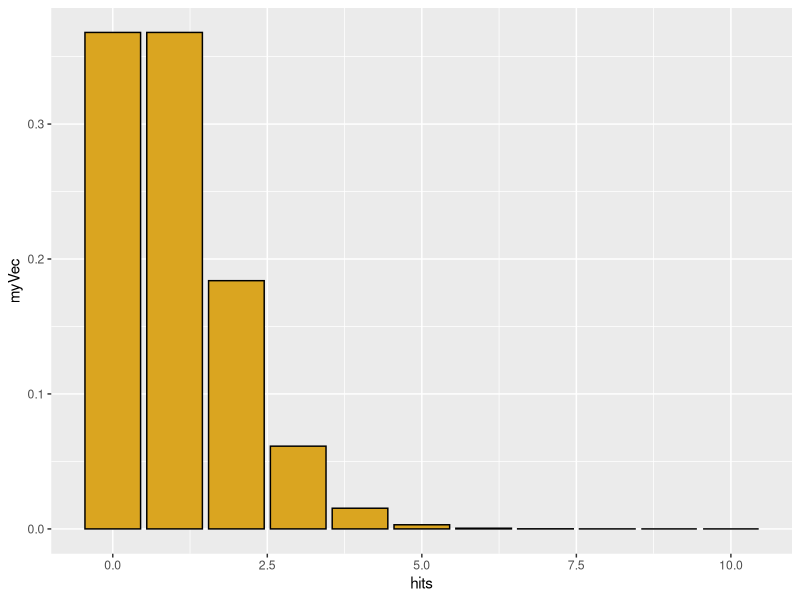
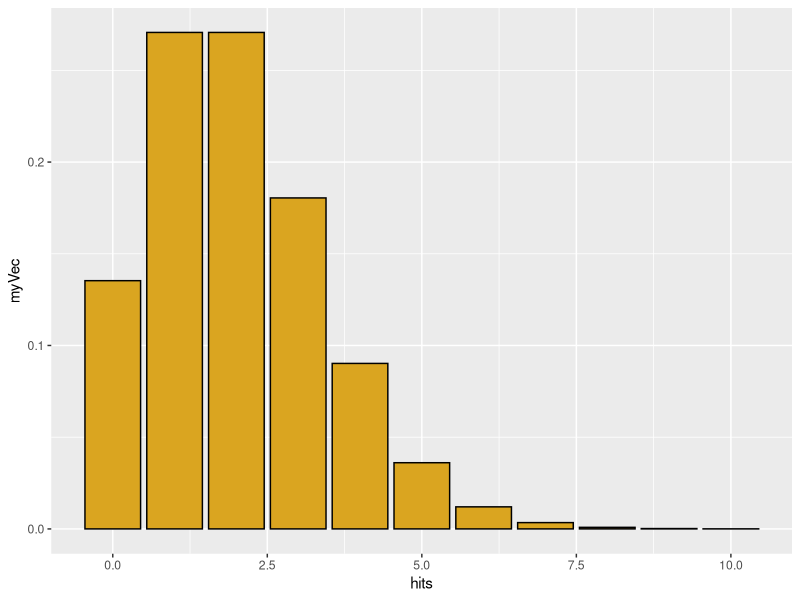
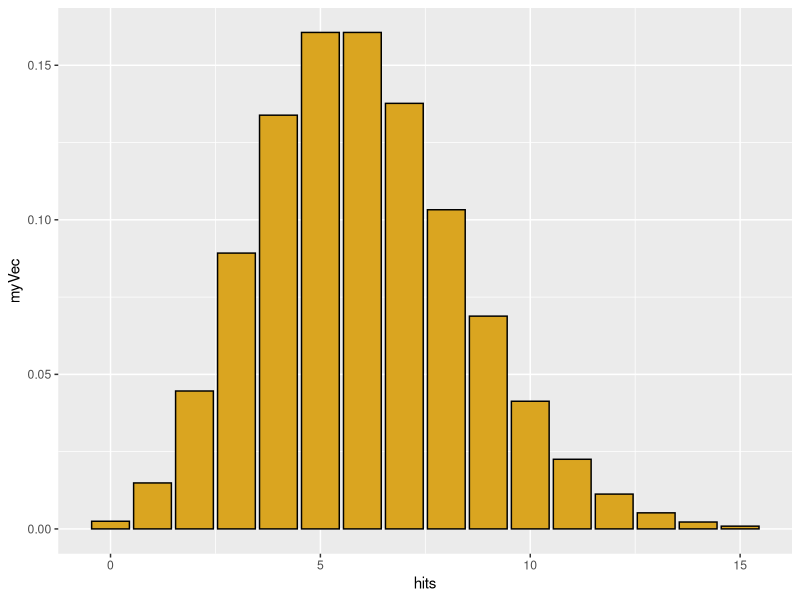
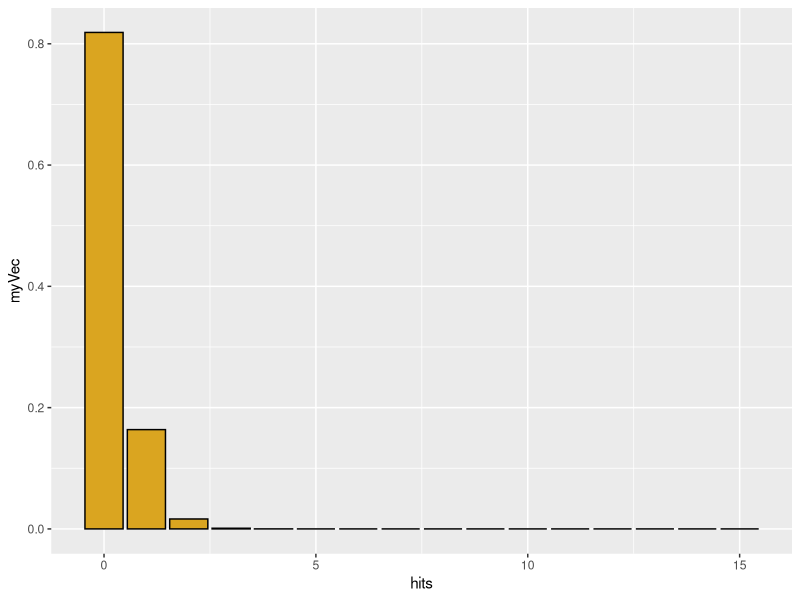
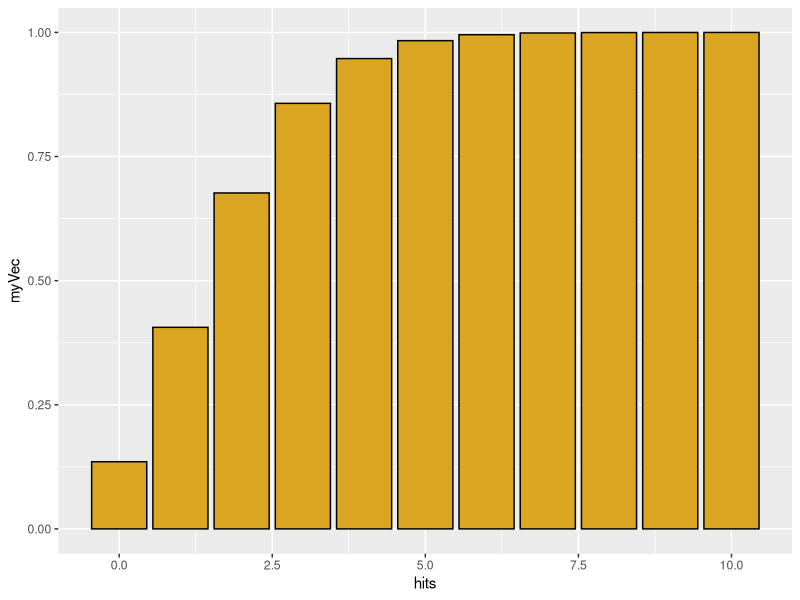
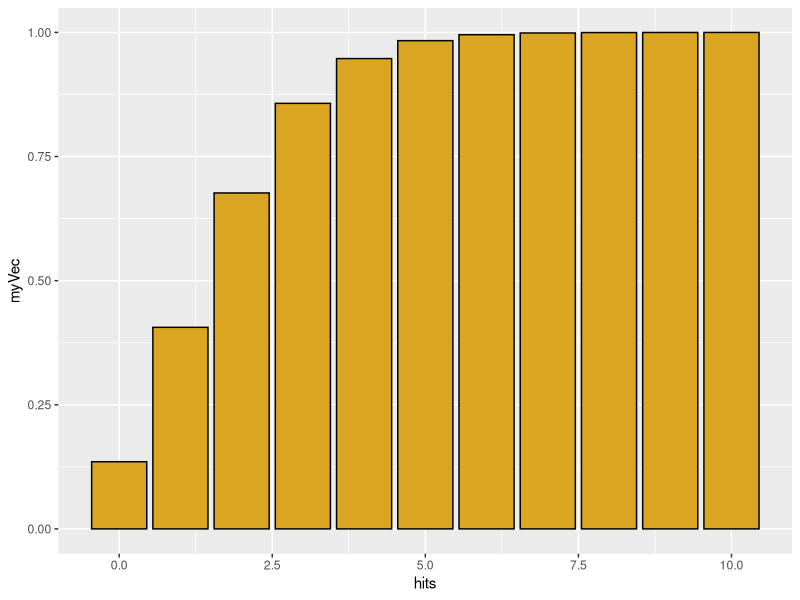
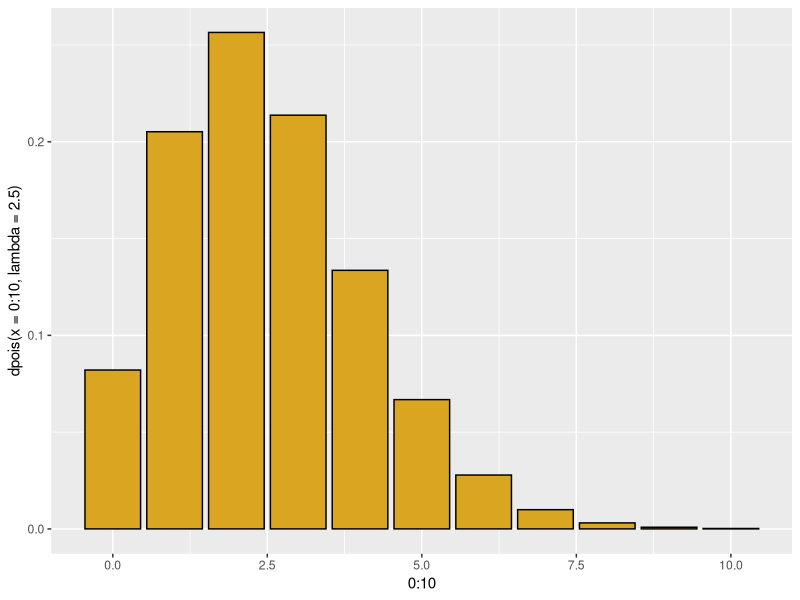
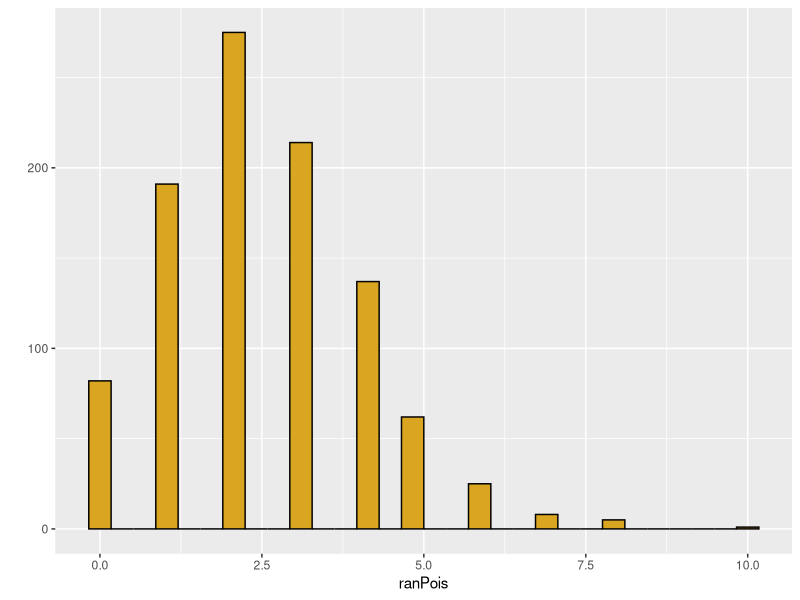

The R source for these figures, in order: (Note: this script raises an error after producing the figures.)
#Working with probability distributions in R
# 20 Feb 2024
#NRG

library(ggplot2)
library(MASS)

#Poisson distribution
# Discrete X >= 0
# Random events w a constant rate lambda
#(observations per time or per unit area)
# Parameter lambda > 0

# "d" function generates probability density
hits <- 0:10
myVec <- dpois(x=hits,lambda=1) # 1 is rate of process
qplot(x=hits,y=myVec,geom="col",color=I("black"),fill=I("goldenrod"))

# Now let's change this to get a feel for the function, double rate
myVec <- dpois(x=hits,lambda=2) # 2 is rate of process
qplot(x=hits,y=myVec,geom="col",color=I("black"),fill=I("goldenrod"))

# Now again, six times rate
# Need to extend axis to get the rest of the probability mass
hits <- 0:15
myVec <- dpois(x=hits,lambda=6) # 6 is rate of process
qplot(x=hits,y=myVec,geom="col",color=I("black"),fill=I("goldenrod"))

# Does not need to have an integer value for rate process
hits <- 0:15
myVec <- dpois(x=hits,lambda=0.2) # 0.2 is rate of process
qplot(x=hits,y=myVec,geom="col",color=I("black"),fill=I("goldenrod"))

# sum up myVec
sum(myVec) # sum of density function = 1.0 (total area under curve)
# returns [1] 1

# For a Poisson distribution with lambda = 2,
# What is the probability that a single draw will yield X = 0?

dpois(x=0,lambda=2)
# returns [1] 0.1353353
# "p" function generates cumulative probability density; gives the 
# "lower tail" cumulative area of the distribution

hits <- 0:10
myVec <- ppois(q=hits,lambda=2)
qplot(x=hits,y=myVec,geom="col",color=I("black"),fill=I("goldenrod"))

# for a Poisson distribution with lambda=2, 
# what is the probability of getting 1 or fewer hits?
ppois(q=1, lambda=2)

# do with ppois (instead of dpois)
hits <- 0:10
myVec <- ppois(q=hits,lambda=2) # 2 is rate of process
qplot(x=hits,y=myVec,geom="col",color=I("black"),fill=I("goldenrod"))

# could also do this using dpois
# We could also get this through dpois
p_0 <- dpois(x=0,lambda=2)
p_0





p_1 <- dpois(x=1,lambda=2)
p_1
p_0 + p_1

#########
#q function() - inverse of p
##########

# The q function is the inverse of p
# What is the number of hits corresponding to 50% of the probability mass
qpois(p=0.5,lambda=2.5)

qplot(x=0:10,y=dpois(x=0:10,lambda=2.5),geom="col",color=I("black"),fill=I("goldenrod"))



# but distribution is discrete, so this is not exact
ppois(q=2,lambda=2.5)


# finally, we can simulate individual values from a poisson
ranPois <- rpois(n=1000,lambda=2.5)
qplot(x=ranPois,color=I("black"),fill=I("goldenrod"))


# for real or simulated data, we can use the quantile
# function to find the empirical 95% confidence interval on the data

quantile(x=ranPois,probs=c(0.025,0.975))

#################################
#Binomial distribution
#################################

# for real or simulated data, we can use the quantile
# function to find empirical 95% 

# p= prob of a dichotomous outcome
# size =- number of trials
# x= possible outcomes
# outcome x is bounded between 0 and number of trials

# use "d" binom 

hits <- 1:10
myVec <- dbinom()
qplot(x=hits,y=myVec,geom="col",color=I("black"),fill=I("goldenrod"))

# and how does this compare to an actual simulation of 50 tosses of 100 coins?

myCoins <- rbinom(n=50,size=100,prob=0.5)
qplot(x=myCoins,color=I("black"),fill=I("goldenrod"))
quantile(x=myCoins,probs=c(0.025,0.975))

#############################
#Negative Binomial
#############################
# negative binomial: number of failures (values of MyVec)
# in a series of (Bernouli) with p=probability of success 
# before a target number of successes (= size)
# generates a discrete distribution that is more 
# heterogeneous ("overdispersed") than Poisson

hits <- 0:40
myVec <- dnbinom(x=hits, size=5, prob=0.5)
qplot(x=hits,y=myVec,geom="col",color=I("black"),fill=I("goldenrod"))


# shift...biased against getting heads, more failures
hits <- 0:40
myVec <- dnbinom(x=hits, size=5, prob=0.2)
qplot(x=hits,y=myVec,geom="col",color=I("black"),fill=I("goldenrod"))
# not used in biology, but can rework so more useful

# geometric series is a special case where N= 1 success
# each bar is a constant fraction 1 - "prob" of the bar before it
myVec <- dnbinom(x=hits, size=1, prob=0.1)
qplot(x=hits,y=myVec,geom="col",color=I("black"),fill=I("goldenrod"))


# alternatively specify mean = mu of distribution and size
# the dispersion parameter (small is more disperse)
# this gives us a poisson with a lambda value that varies
# the dispersion parameter is the shape parameter in the gamma
# as it increases, the distribution has a smaller variance
# just simulate it directly

nbiRan <- rnbinom(n=1000,size=10,mu=5)
qplot(nbiRan,color=I("black"),fill=I("goldenrod"))

nbiRan <- rnbinom(n=1000,size=0.1,mu=5)
qplot(nbiRan,color=I("black"),fill=I("goldenrod"))
##(x=hits,y=myVec,geom="col",color=I("black"),fill=I("goldenrod"))

###########################
#Experimental Designs
##########################

# uniform distribution
# params specify minimum and maximum

#runif for random data
qplot(x=runif(n=100,min=0,max=5),color=I("black"),fill=I("goldenrod"))
qplot(runif(n=1000,min=0,max=5),color=I("black"),fill=I("goldenrod"))

#normal distribution
# normal 
myNorm <-rnorm(n=100,mean=1000,sd=2)
qplot(myNorm,color=I("black"),fill=I("goldenrod"))


# problems with normal when mean is small but zero is not allowed
myNorm <- rnorm(n=100,mean=2,sd=2)
qplot(myNorm,color=I("black"),fill=I("goldenrod"))
summary(myNorm)
tossZeroes <- myNorm[myNorm>0]
qplot(tossZeroes,color=I("black"),fill=I("goldenrod"))
summary(tossZeroes)

### Gamma distribution

# gamma distribution, continuous positive values, but bounded at 0

myGamma <- rgamma(n=100,shape=1,scale=10)
qplot(myGamma,color=I("black"),fill=I("goldenrod"))

# gamma with shape= 1 is an exponential with scale = mean

# shape <=1 gives a mode near zero; very small shape rounds to zero
myGamma <- rgamma(n=100,shape=0.1,scale=1)
qplot(myGamma,color=I("black"),fill=I("goldenrod"))

# large shape parameters moves towards a normal
myGamma <- rgamma(n=100,shape=20,scale=1)
qplot(myGamma,color=I("black"),fill=I("goldenrod"))

# scale parameter changes mean- and the variance!
qplot(rgamma(n=100,shape=2,scale=100),color=I("black"),fill=I("goldenrod"))
qplot(rgamma(n=100,shape=2,scale=10),color=I("black"),fill=I("goldenrod"))
qplot(rgamma(n=100,shape=2,scale=1),color=I("black"),fill=I("goldenrod"))
qplot(rgamma(n=100,shape=2,scale=0.1),color=I("black"),fill=I("goldenrod"))


# unlike the normal, the two parameters affect both mean and variance

# mean = shape*scale
# variance= shape*scale^2

#look at how scale changes shape of distribution
qplot(rgamma(n=100,shape=0.1,scale=10),color=I("black"),fill=I("goldenrod"))
qplot(rgamma(n=100,shape=0.1,scale=100),color=I("black"),fill=I("goldenrod"))
qplot(rgamma(n=100,shape=0.1,scale=1),color=I("black"),fill=I("goldenrod"))
qplot(rgamma(n=100,shape=0.1,scale=0),color=I("black"),fill=I("goldenrod"))

####################
# beta distribution
####################

# beta distribution 
# bounded at 0 and 1
# analogous to a binomial, but result is a continuous distribution of probabilities
# parameter shape1 = number of successes + 1
# parameter shape2 = number of failures + 1
# interpret these in terms of a coin you are tossing

# shape1 = 1, shape2 = 1 = "no data"
myBeta <- rbeta(n=1000,shape1=1,shape2=1)
qplot(myBeta,xlim=c(0,1),color=I("black"),fill=I("goldenrod"))


# shape1 = 2, shape1 = 1 = "1 coin toss, comes up heads!"
myBeta <- rbeta(n=1000,shape1=2,shape2=1)
qplot(myBeta,xlim=c(0,1),color=I("black"),fill=I("goldenrod"))

# two tosses, 1 head and 1 tail
myBeta <- rbeta(n=1000,shape1=2,shape2=2)
qplot(myBeta,xlim=c(0,1),color=I("black"),fill=I("goldenrod"))

# two tosses, both heads
myBeta <- rbeta(n=1000,shape1=2,shape2=1)
qplot(myBeta,xlim=c(0,1),color=I("black"),fill=I("goldenrod"))

# let's get more data
myBeta <- rbeta(n=1000,shape1=20,shape2=20)
qplot(myBeta,xlim=c(0,1),color=I("black"),fill=I("goldenrod"))

myBeta <- rbeta(n=1000,shape1=500,shape2=500)
qplot(myBeta,xlim=c(0,1),color=I("black"),fill=I("goldenrod"))

# if the coin is biased
myBeta <- rbeta(n=1000,shape1=1000,shape2=500)
qplot(myBeta,xlim=c(0,1),color=I("black"),fill=I("goldenrod"))
myBeta <- rbeta(n=1000,shape1=10,shape2=5)
qplot(myBeta,xlim=c(0,1),color=I("black"),fill=I("goldenrod"))

# shape parameters less than 1.0 give us a u-shaped distribution
myBeta <- rbeta(n=1000,shape1=0.1,shape2=0.1)
qplot(myBeta,xlim=c(0,1),color=I("black"),fill=I("goldenrod"))
myBeta <- rbeta(n=1000,shape1=0.5,shape2=0.2)
qplot(myBeta,xlim=c(0,1),color=I("black"),fill=I("goldenrod"))


# problem with real data is that we don't actually know parameters
  
  
